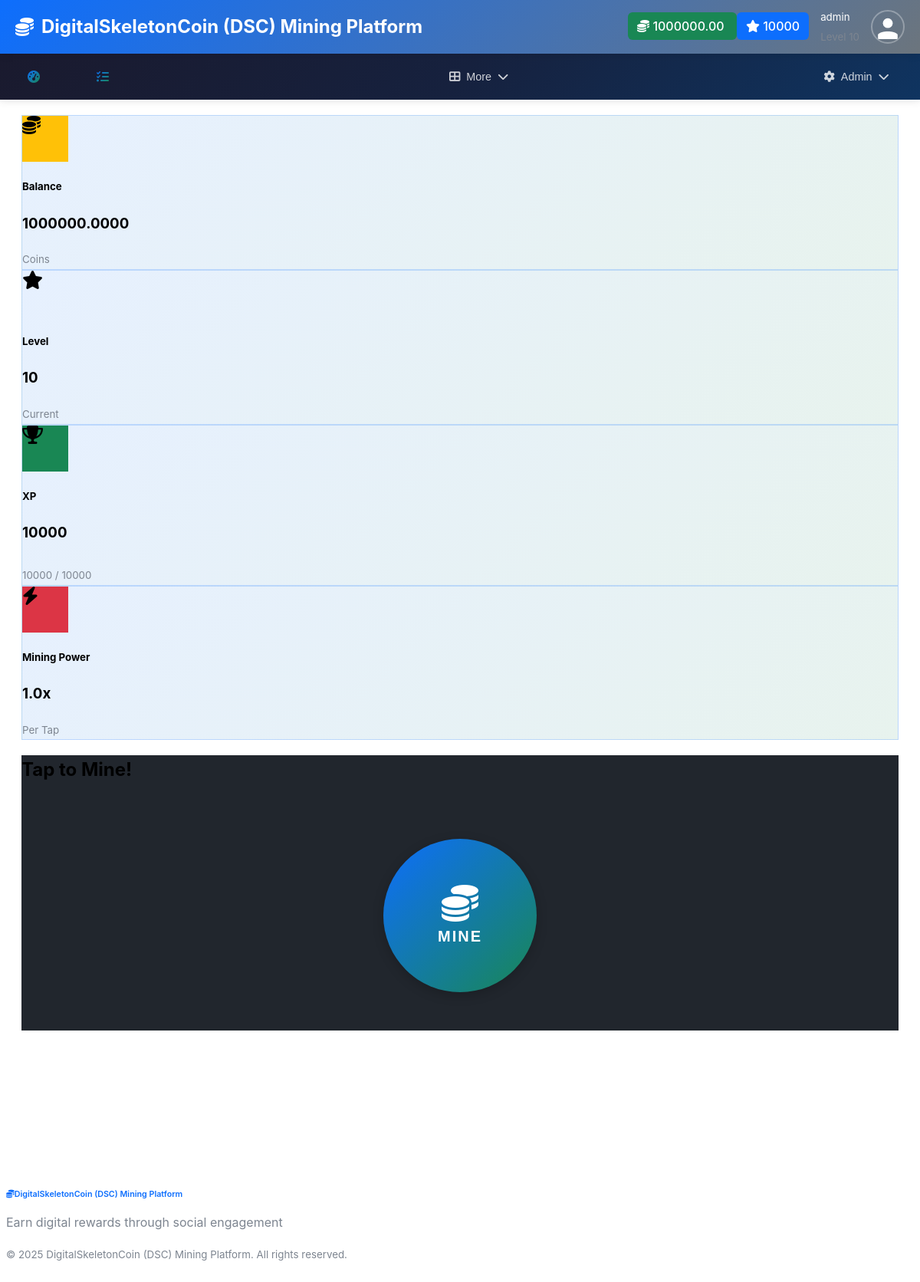
Page /mining/ (signed in) on the earlier database version.
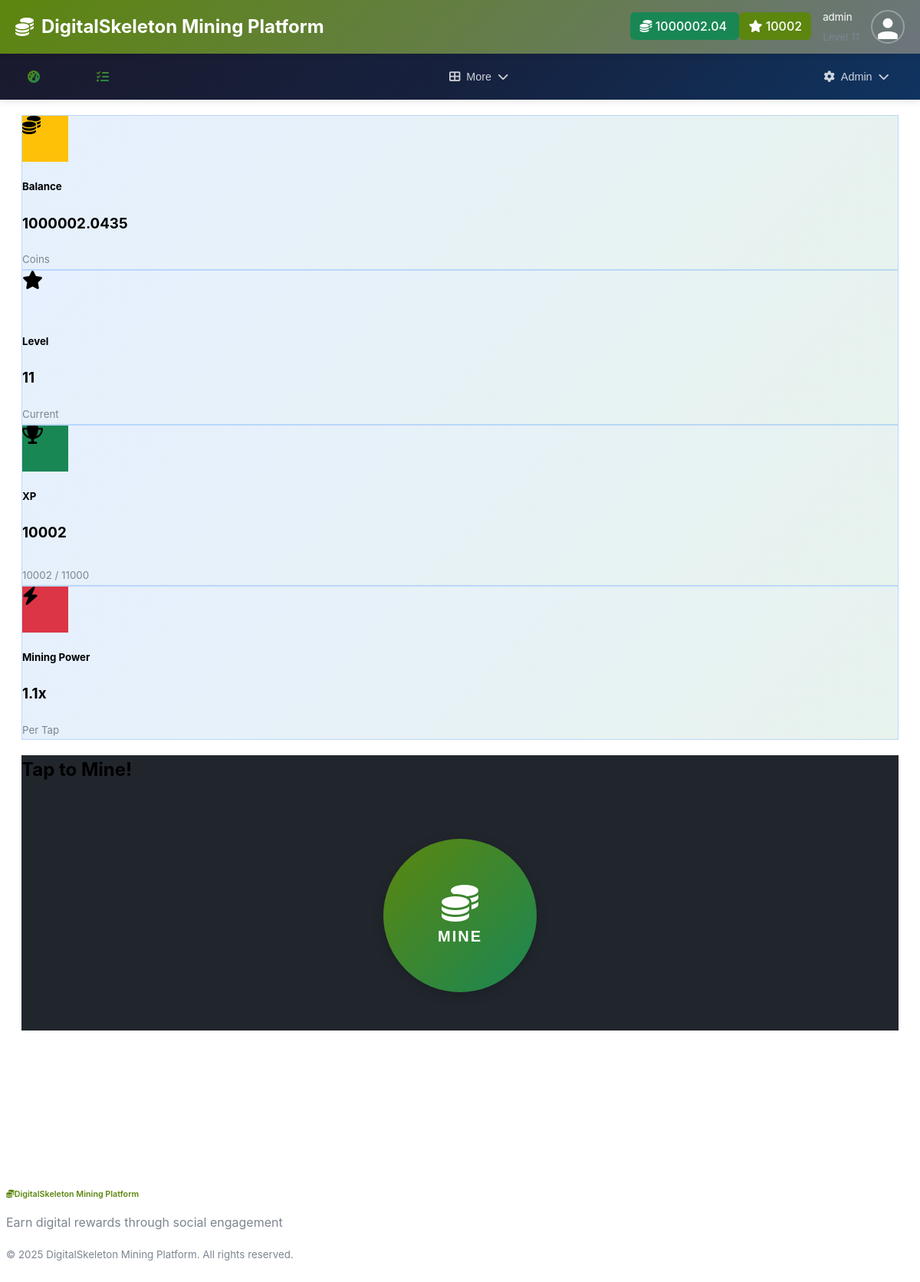
Same page on the later database version.
### models/settings.py (models this page shows, shortened)
class AppSettings(db.Model):
    id = db.Column(db.Integer, primary_key=True)
    app_name = db.Column(db.String(100), default='DigitalSkeletonCoin (DSC) Mining Platform')
    app_description = db.Column(db.Text, default='A gamified cryptocurrency mining platform')
    app_logo = db.Column(db.String(200))  # URL or path to logo
    primary_color = db.Column(db.String(7), default='#0d6efd')  # Bootstrap primary
    secondary_color = db.Column(db.String(7), default='#6c757d')  # Bootstrap secondary
    success_color = db.Column(db.String(7), default='#198754')  # Bootstrap success
    warning_color = db.Column(db.String(7), default='#ffc107')  # Bootstrap warning
    danger_color = db.Column(db.String(7), default='#dc3545')  # Bootstrap danger
    smtp_server = db.Column(db.String(100))
    smtp_port = db.Column(db.Integer, default=587)
    smtp_username = db.Column(db.String(100))
    smtp_password = db.Column(db.String(200))
    smtp_use_tls = db.Column(db.Boolean, default=True)
    smtp_from_email = db.Column(db.String(100))
    smtp_from_name = db.Column(db.String(100))
    contact_email = db.Column(db.String(100))
    support_email = db.Column(db.String(100))
    twitter_url = db.Column(db.String(200))
    telegram_url = db.Column(db.String(200))
    discord_url = db.Column(db.String(200))
    maintenance_mode = db.Column(db.Boolean, default=False)
    maintenance_message = db.Column(db.Text)
    max_upload_size = db.Column(db.Integer, default=5)  # MB
    session_timeout = db.Column(db.Integer, default=30)  # days
    updated_by = db.Column(db.Integer, db.ForeignKey('user.id'))
    updated_at = db.Column(db.DateTime, default=datetime.utcnow, onupdate=datetime.utcnow)
    @classmethod
    def get_settings(cls):
        settings = cls.query.first()
        if not settings:
            settings = cls()
            db.session.add(settings)
            db.session.commit()
        return settings

### models/user.py (models this page shows, shortened)
class User(UserMixin, db.Model):
    id = db.Column(db.Integer, primary_key=True)
    username = db.Column(db.String(64), unique=True, nullable=False)
    email = db.Column(db.String(120), unique=True, nullable=False)
    password_hash = db.Column(db.String(256))
    first_name = db.Column(db.String(64))
    last_name = db.Column(db.String(64))
    balance = db.Column(db.Float, default=0.0)
    xp = db.Column(db.Integer, default=0)
    level = db.Column(db.Integer, default=1)
    mining_power = db.Column(db.Float, default=1.0)
    is_active = db.Column(db.Boolean, default=True)
    is_admin = db.Column(db.Boolean, default=False)
    email_verified = db.Column(db.Boolean, default=True)  # Auto-verified, no verification needed
    created_at = db.Column(db.DateTime, default=datetime.utcnow)
    last_login = db.Column(db.DateTime)
    last_mining = db.Column(db.DateTime)
    daily_mission_date = db.Column(db.Date)
    daily_missions_completed = db.Column(db.Integer, default=0)
    referral_code = db.Column(db.String(16), unique=True)
    referred_by = db.Column(db.Integer, db.ForeignKey('user.id'))
    wallet_address = db.Column(db.String(200))
    wallet_type = db.Column(db.String(50))  # 'paypal', 'bank', 'crypto'
    profile_image = db.Column(db.String(255))  # path to profile image
    mining_sessions = db.relationship('MiningSession', backref='user', lazy='dynamic')
    task_completions = db.relationship('TaskCompletion', foreign_keys='TaskCompletion.user_id', backref='user', lazy='dynamic')
    task_reviews = db.relationship('TaskCompletion', foreign_keys='TaskCompletion.reviewed_by', backref='task_reviewer', lazy='dynamic')
    withdrawals = db.relationship('Withdrawal', foreign_keys='Withdrawal.user_id', backref='user', lazy='dynamic')
    withdrawal_reviews = db.relationship('Withdrawal', foreign_keys='Withdrawal.reviewed_by', backref='withdrawal_reviewer', lazy='dynamic')
    airdrop_participations = db.relationship('AirdropParticipation', backref='user', lazy='dynamic')
    def get_profile_image_url(self):
        if self.profile_image:
            if self.profile_image.startswith('default-avatar-'):
                return f"/static/images/{self.profile_image}"
            else:
                return f"/static/uploads/profiles/{self.profile_image}"
        return "/static/images/default-avatar.svg"
    @property
    def profile_image_url(self):
        return self.get_profile_image_url()
    @property
    def xp_for_next_level(self):
        return self.level * 1000
    @property
    def xp_progress(self):
        current_level_xp = (self.level - 1) * 1000
        next_level_xp = self.level * 1000
        progress_xp = self.xp - current_level_xp
        total_xp_needed = next_level_xp - current_level_xp
        return (progress_xp / total_xp_needed) * 100 if total_xp_needed > 0 else 0

### core/mining.py (the view, shortened to what this page needs)
@mining_bp.route('/')
@login_required
def mining_page():
    active_events = MiningEvent.query.filter(
        MiningEvent.is_active == True,
        MiningEvent.start_time <= datetime.utcnow(),
        MiningEvent.end_time >= datetime.utcnow()
    ).all()
    today = datetime.utcnow().date()
    daily_missions = DailyMission.query.filter_by(is_active=True).all()
    mission_progress = {}
    return render_template('mining.html',
                         events=active_events,
                         missions=daily_missions,
                         mission_progress=mission_progress)

### app.py (called while the page is built)
@login_manager.user_loader
def load_user(user_id):
    from models.user import User
    return User.query.get(int(user_id))

@app.before_request
def check_maintenance_mode():
    from flask import current_app
    from models.settings import AppSettings
    if request.endpoint and request.endpoint.startswith('static'):
        return
    if request.endpoint in ['auth.login', 'auth.logout']:
        return
    if request.endpoint and request.endpoint.startswith('admin.') and current_user.is_authenticated and current_user.is_admin:
        return
    try:
        settings = AppSettings.get_settings()
        if settings.maintenance_mode:
            if current_user.is_authenticated and current_user.is_admin:
                return
            return render_template('maintenance.html', message=settings.maintenance_message or "Platform under maintenance."), 503
    except Exception as e:
        current_app.logger.error(f"Error checking maintenance mode: {str(e)}")
        return

@app.context_processor
def inject_app_settings():
    from models.settings import AppSettings
    return dict(app_settings=AppSettings.get_settings())

### templates/mining.html (shortened to what this page needs)
{% extends "base.html" %}
{% block extra_head %}
<link rel="stylesheet" href="{{ url_for('static', filename='css/mining.css') }}">
{% endblock %}
{% block content %}
<div class="container">
    <div class="row g-4 mb-4">
        <div class="col-lg-3 col-md-6">
            <div class="card border-0 shadow card-gradient h-100">
                <div class="card-body text-center p-4">
                    <div class="bg-warning rounded-circle d-flex align-items-center justify-content-center mx-auto mb-3" style="width: 60px; height: 60px;">
                        <i class="fas fa-coins text-white" style="font-size: 1.5rem;"></i>
                    </div>
                    <h5 class="card-title">Balance</h5>
                    <h3 class="text-warning" id="user-balance">{{ "%.4f"|format(current_user.balance) }}</h3>
                    <small class="text-muted">Coins</small>
                </div>
            </div>
        </div>
        <div class="col-lg-3 col-md-6">
            <div class="card border-0 shadow card-gradient h-100">
                <div class="card-body text-center p-4">
                    <div class="bg-info rounded-circle d-flex align-items-center justify-content-center mx-auto mb-3" style="width: 60px; height: 60px;">
                        <i class="fas fa-star text-white" style="font-size: 1.5rem;"></i>
                    </div>
                    <h5 class="card-title">Level</h5>
                    <h3 class="text-info" id="user-level">{{ current_user.level }}</h3>
                    <small class="text-muted">Current</small>
                </div>
            </div>
        </div>
        <div class="col-lg-3 col-md-6">
            <div class="card border-0 shadow card-gradient h-100">
                <div class="card-body text-center p-4">
                    <div class="bg-success rounded-circle d-flex align-items-center justify-content-center mx-auto mb-3" style="width: 60px; height: 60px;">
                        <i class="fas fa-trophy text-white" style="font-size: 1.5rem;"></i>
                    </div>
                    <h5 class="card-title">XP</h5>
                    <h3 class="text-success" id="user-xp">{{ current_user.xp }}</h3>
                    <div class="progress mt-2" style="height: 8px;">
                    </div>
                    <small class="text-muted">
                        <span id="current-xp">{{ current_user.xp }}</span> /
                        <span id="next-level-xp">{{ current_user.xp_for_next_level }}</span>
                    </small>
                </div>
            </div>
        </div>
        <div class="col-lg-3 col-md-6">
            <div class="card border-0 shadow card-gradient h-100">
                <div class="card-body text-center p-4">
                    <div class="bg-danger rounded-circle d-flex align-items-center justify-content-center mx-auto mb-3" style="width: 60px; height: 60px;">
                        <i class="fas fa-bolt text-white" style="font-size: 1.5rem;"></i>
                    </div>
                    <h5 class="card-title">Mining Power</h5>
                    <h3 class="text-danger">{{ "%.1f"|format(current_user.mining_power) }}x</h3>
                    <small class="text-muted">Per Tap</small>
                </div>
            </div>
        </div>
    </div>
    <div class="row justify-content-center mb-4">
        <div class="col-lg-6 text-center">
            <div class="card border-0 shadow mining-card">
                <div class="card-body p-5">
                    <h2 class="mb-4">Tap to Mine!</h2>
                    <div class="mining-container mb-4">
                        <button id="mine-btn" class="btn-mine mining-button" onclick="startMining()">
                            <i class="fas fa-coins"></i>
                            <span class="mine-text">MINE</span>
                        </button>
                        <div id="floating-coins"></div>
                    </div>
                </div>
            </div>
        </div>
    </div>
</div>
{% endblock %}

### templates/base.html (shortened to what this page needs)
<!DOCTYPE html>
<html lang="en" data-bs-theme="dark">
<head>
    <link href="https://cdn.replit.com/agent/bootstrap-agent-dark-theme.min.css" rel="stylesheet">
    <link rel="stylesheet" href="https://cdnjs.cloudflare.com/ajax/libs/font-awesome/6.4.0/css/all.min.css">
    <link rel="stylesheet" href="{{ url_for('static', filename='css/style.css') }}">
    {% block extra_head %}{% endblock %}
</head>
<body>
    <header class="app-header">
        <a href="{{ url_for('index') }}" class="brand">
            <i class="fas fa-coins"></i>
            {{ app_settings.app_name }}
        </a>
        {% if current_user.is_authenticated %}
        <div class="user-info">
            <div class="d-flex align-items-center gap-2">
                <span class="badge bg-success">
                    <i class="fas fa-coins"></i> {{ "%.2f"|format(current_user.balance) }}
                </span>
                <span class="badge bg-primary">
                    <i class="fas fa-star"></i> {{ current_user.xp }}
                </span>
            </div>
            <div class="username d-none d-md-block">
                <small>{{ current_user.username }}</small><br>
                <small class="text-muted">Level {{ current_user.level }}</small>
            </div>
            <img src="{{ current_user.profile_image_url }}"
                 alt="Profile" class="user-avatar">
        </div>
        {% endif %}
    </header>
    {% if current_user.is_authenticated %}
    <nav class="top-nav">
        <div class="nav-container">
            <div class="quick-nav">
                <a class="nav-link" href="{{ url_for('dashboard') }}">
                    <i class="fas fa-tachometer-alt"></i>
                </a>
                <a class="nav-link" href="{{ url_for('mining.mining_page') }}">
                </a>
                <a class="nav-link" href="{{ url_for('tasks.tasks_page') }}">
                    <i class="fas fa-tasks"></i>
                </a>
                <a class="nav-link" href="{{ url_for('promotions.promotions_dashboard') }}">
                </a>
            </div>
            <div class="nav-dropdown-menu">
                <button class="nav-dropdown-btn" id="main-menu-btn">
                    <i class="fas fa-th-large"></i>
                    <span>More</span>
                    <i class="fas fa-chevron-down"></i>
                </button>
            </div>
            {% if current_user.is_admin %}
            <div class="nav-dropdown-menu">
                <button class="nav-dropdown-btn" id="admin-menu-btn">
                    <i class="fas fa-cog"></i>
                    <span>Admin</span>
                    <i class="fas fa-chevron-down"></i>
                </button>
            </div>
            {% endif %}
        </div>
    </nav>
    {% endif %}
    <main class="main-content">
        <div class="container-fluid">
            {% block content %}{% endblock %}
        </div>
    </main>
    <footer class="app-footer">
        <div class="container text-center py-3">
            <h6 class="text-primary mb-2">
                <i class="fas fa-coins me-2"></i>{{ app_settings.app_name }}
            </h6>
            <p class="text-muted small mb-2">
                Earn digital rewards through social engagement
            </p>
            <small class="text-muted">
                &copy; 2025 {{ app_settings.app_name }}. All rights reserved.
            </small>
        </div>
    </footer>
</body>
</html>

Differences in the rows shown:
changed AppSettings: app_name "DigitalSkeletonCoin (DSC) Mining Platform" → "DigitalSkeleton Mining Platform"
changed User "admin": balance "1000000.00" → "1000002.04"; xp "10000" → "10002"; balance "1000000.0000" → "1000002.0435"; level "10" → "11"; xp_for_next_level "10000" → "11000"; mining_power "1.0" → "1.1"
